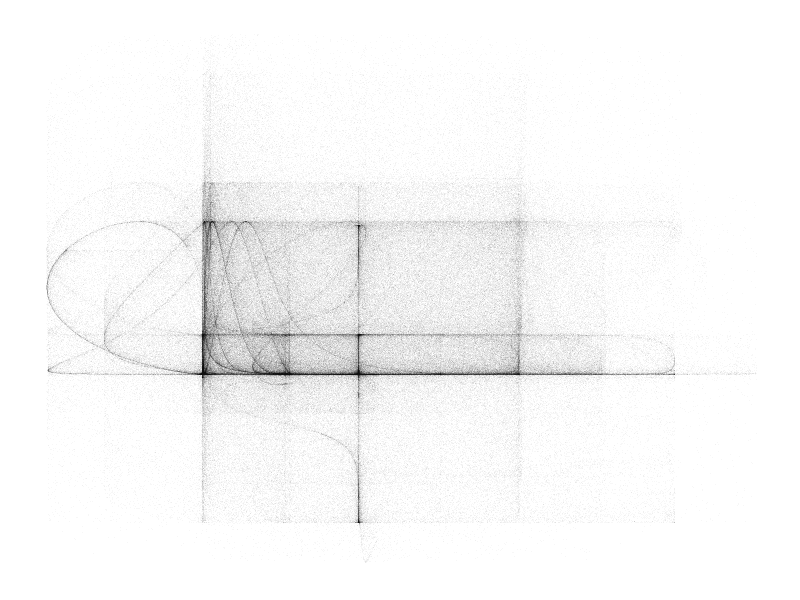
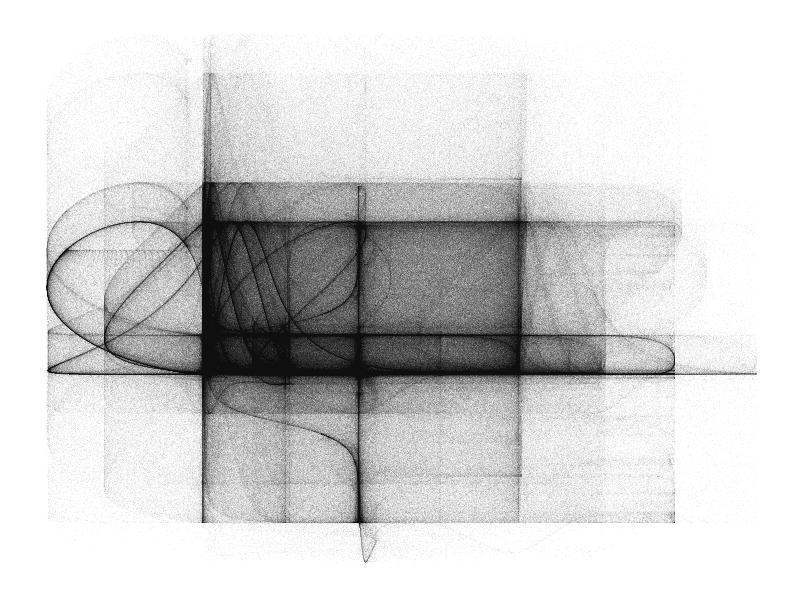
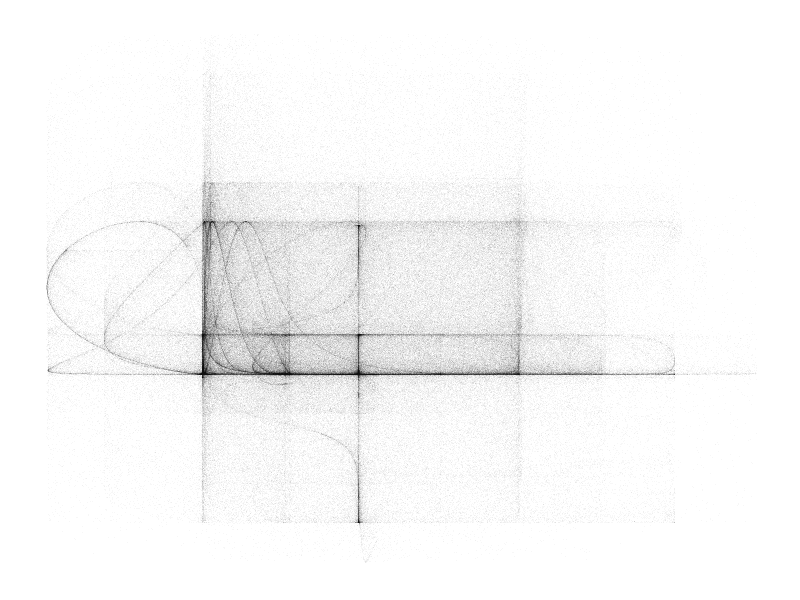

Here is the R script that generated these plots, in order: (Note: this script raises an error after producing the figures.)
# Load libraries ---------------------------------------------------------------

library(ggplot2)
library(dplyr)
library(purrr)
library(here)

# masaru_ratchets_202109251429 -------------------------------------------------

# Define theme
opt = theme(legend.position  = "none",
            panel.background = element_rect(fill="#FFFFFF"),
            axis.ticks       = element_blank(),
            panel.grid       = element_blank(),
            axis.title       = element_blank(),
            axis.text        = element_blank())

# Prepare data frame
createTrajectory <- function(n, x0, y0, t0, p, q, a1, a2, a3, a4, a5, a6, f1, f2, f3, f4, f5, f6) {
  x <- vector(mode = "numeric", length = n)
  y <- vector(mode = "numeric", length = n)
  t <- vector(mode = "numeric", length = n)
  
  x[1] <- x0
  y[1] <- y0
  t[1] <- t0
  for(i in 2:n) {
    x[i] = a1*sin(f1*y[i-1])^p+a2*cos(f2*y[i-1])^q+a3*sin(f3*t[i-1])^p
    y[i] = a4*cos(f4*x[i-1])^q+a5*sin(f5*y[i-1])^p+a6*cos(f6*t[i-1])^q
    t[i] = t[i-1]+v
  }
  
  data.frame(x = x, y = y)
}

a1 <- 0.39
a2 <- 0.7
a3 <- 1.42
a4 <- 0.95
a5 <- 3.69
a6 <- 3.6
f1 <- 2.7
f2 <- 4.4
f3 <- 8.52
f4 <- 1.7
f5 <- 5.6
f6 <- 3.7
p <- 6 # changing this from 6 seems to be tricky / unwise!
q <- 15 # changing this from 15 seems to be tricky / unwise!
v <- 8.2

df=createTrajectory(500000, 0, 0, 0, p, q, a1, a2, a3, a4, a5, a6, f1, f2, f3, f4, f5, f6)

# Build plot
ggplot(df, aes(x, y)) + geom_point(color="#1E1E1E", shape=46, alpha=.03) + opt

# Export to PNG
ggsave(here("chase_art/everything/masaru_rachets_202109251429a.png"),
       device = "png", width = 12, height = 8, units = "in", dpi = 600)

# masaru_ratchets_202109251429 -------------------------------------------------

# Define theme
opt = theme(legend.position  = "none",
            panel.background = element_rect(fill="#FFFFFF"),
            axis.ticks       = element_blank(),
            panel.grid       = element_blank(),
            axis.title       = element_blank(),
            axis.text        = element_blank())

# Prepare data frame
createTrajectory <- function(n, x0, y0, t0, p, q, a1, a2, a3, a4, a5, a6, f1, f2, f3, f4, f5, f6) {
  x <- vector(mode = "numeric", length = n)
  y <- vector(mode = "numeric", length = n)
  t <- vector(mode = "numeric", length = n)
  
  x[1] <- x0
  y[1] <- y0
  t[1] <- t0
  for(i in 2:n) {
    x[i] = a1*sin(f1*y[i-1])^p+a2*cos(f2*y[i-1])^q+a3*sin(f3*t[i-1])^p
    y[i] = a4*cos(f4*x[i-1])^q+a5*sin(f5*y[i-1])^p+a6*cos(f6*t[i-1])^q
    t[i] = t[i-1]+v
  }
  
  data.frame(x = x, y = y)
}

a1 <- 0.39
a2 <- 0.7
a3 <- 1.42
a4 <- 0.95
a5 <- 3.69
a6 <- 3.6
f1 <- 2.7
f2 <- 4.4
f3 <- 8.52
f4 <- 1.7
f5 <- 5.6
f6 <- 3.7
p <- 6 # changing this from 6 seems to be tricky / unwise!
q <- 15 # changing this from 15 seems to be tricky / unwise!
v <- 8.2

df=createTrajectory(5000000, 0, 0, 0, p, q, a1, a2, a3, a4, a5, a6, f1, f2, f3, f4, f5, f6)

# Build plot
ggplot(df, aes(x, y)) + geom_point(color="#1E1E1E", shape=46, alpha=.03) + opt

# Export to PNG
ggsave(here("chase_art/everything/masaru_rachets_202109251429b.png"),
       device = "png", width = 12, height = 8, units = "in", dpi = 600)

# masaru_ratchets_202109251444 -------------------------------------------------

# Define theme
opt = theme(legend.position  = "none",
            panel.background = element_rect(fill="#FFFFFF"),
            axis.ticks       = element_blank(),
            panel.grid       = element_blank(),
            axis.title       = element_blank(),
            axis.text        = element_blank())

# Prepare data frame
createTrajectory <- function(n, x0, y0, t0, p, q, a1, a2, a3, a4, a5, a6, f1, f2, f3, f4, f5, f6) {
  x <- vector(mode = "numeric", length = n)
  y <- vector(mode = "numeric", length = n)
  t <- vector(mode = "numeric", length = n)
  
  x[1] <- x0
  y[1] <- y0
  t[1] <- t0
  for(i in 2:n) {
    x[i] = a1*sin(f1*y[i-1])^p+a2*cos(f2*y[i-1])^q+a3*sin(f3*t[i-1])^p
    y[i] = a4*cos(f4*x[i-1])^q+a5*sin(f5*y[i-1])^p+a6*cos(f6*t[i-1])^q
    t[i] = t[i-1]+v
  }
  
  data.frame(x = x, y = y)
}

a1 <- 0.39
a2 <- 1.2
a3 <- 0.82
a4 <- 0.95
a5 <- 3.69
a6 <- 3.6
f1 <- 1.7
f2 <- 4.4
f3 <- 8.52
f4 <- 0.9
f5 <- 7.6
f6 <- 3.7
p <- 6 # changing this from 6 seems to be tricky / unwise!
q <- 15 # changing this from 15 seems to be tricky / unwise!
v <- 8.2

df=createTrajectory(5000000, 0, 0, 0, p, q, a1, a2, a3, a4, a5, a6, f1, f2, f3, f4, f5, f6)

# Build plot
ggplot(df, aes(x, y)) + geom_point(color="#1E1E1E", shape=46, alpha=.03) + opt

# Export to PNG
ggsave(here("chase_art/everything/masaru_rachets_202109251444.png"),
       device = "png", width = 12, height = 8, units = "in", dpi = 600)